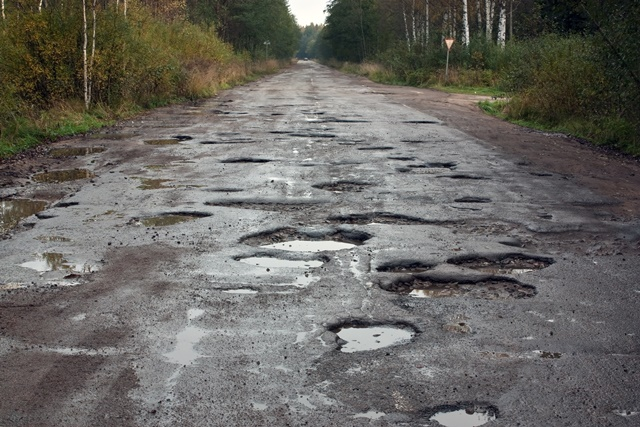
#> input picture images/Potholes-resized-for-blog.jpg, 640 x 427 px; its folder holds only this picture in this run
$ jupyter execute main.ipynb   (shell and % lines are left out)
#> lines starting #> are read from the running program, lines starting #| are printed output that depends on the picture; after the words box and inside, x2 and y2 are one past the last pixel; in counts of white or black regions, pixels touching at a corner belong together
[cell 1]
import os
from pathlib import Path

import cv2
import numpy as np

INPUT_DIR = Path("images")
OUTPUT_DIR = Path("images_processed")
IMG_SIZE = (224, 224)

IMAGE_EXTS = {".png"}

# CLAHE – poprawa lokalnego kontrastu
clahe = cv2.createCLAHE(clipLimit=2.0, tileGridSize=(8, 8))

def base_preprocess(img_bgr: np.ndarray) -> np.ndarray:
    # ujednolicenie rozmiaru
    img = cv2.resize(img_bgr, IMG_SIZE)

    # odszumianie
    img = cv2.bilateralFilter(img, d=7, sigmaColor=75, sigmaSpace=75)

    # CLAHE w przestrzeni LAB
    lab = cv2.cvtColor(img, cv2.COLOR_BGR2LAB)
    l, a, b = cv2.split(lab)
    l_eq = clahe.apply(l)
    lab_eq = cv2.merge((l_eq, a, b))
    img = cv2.cvtColor(lab_eq, cv2.COLOR_LAB2BGR)

    # wyostrzenie
    sharpen_kernel = np.array(
        [[0, -1, 0],
         [-1, 5, -1],
         [0, -1, 0]], dtype=np.float32
    )
    img = cv2.filter2D(img, -1, sharpen_kernel)

    # konwersja do skali szarości
    img = cv2.cvtColor(img, cv2.COLOR_BGR2GRAY)


    return img

def list_images(input_dir: Path):
    paths = []
    for root, _, files in os.walk(input_dir):
        for f in files:
            ext = Path(f).suffix.lower()
            if ext in IMAGE_EXTS:
                paths.append(Path(root) / f)
    return paths

def main():
    image_paths = list_images(INPUT_DIR)
    if not image_paths:
        print(f"Brak obrazów w: {INPUT_DIR.resolve()}")
        return

    print(f"Znaleziono {len(image_paths)} obrazów.")

    for img_path in image_paths:
        rel_path = img_path.relative_to(INPUT_DIR)
        out_path = OUTPUT_DIR / rel_path

        out_path.parent.mkdir(parents=True, exist_ok=True)

        img_bgr = cv2.imread(str(img_path))
        if img_bgr is None:
            print(f"[WARN] Nie można wczytać: {img_path}")
            continue

        processed = base_preprocess(img_bgr)

        out_path = out_path.with_suffix(".png")
        cv2.imwrite(str(out_path), processed, [cv2.IMWRITE_JPEG_QUALITY, 95])

    print(f"Gotowe. Obróbka zapisana w: {OUTPUT_DIR.resolve()}")


if __name__ == "__main__":
    main()

[cell 2]
import os
from pathlib import Path
import cv2
import numpy as np

INPUT_DIR = Path("images")
OUTPUT_DIR = Path("images_processed")
IMG_SIZE = (640, 480)

IMAGE_EXTS = {".png", ".jpg", ".jpeg"}

def process_image_edges(img_bgr: np.ndarray):
    #  resize do spójnego rozmiaru IMG_SIZE
    img = cv2.resize(img_bgr, IMG_SIZE)
    # img = img_bgr
    h, w = img.shape[:2] # wymiary po resize

    # konwersja na szarość
    gray = cv2.cvtColor(img, cv2.COLOR_BGR2GRAY)

    # CLAHE kontrast
    # clahe = cv2.createCLAHE(clipLimit=2.0, tileGridSize=(2,2))
    # gray = clahe.apply(gray)

    # korrekcja gamma


    # rozmycie (gaussian blur)
    # blurred = cv2.GaussianBlur(gray, (7, 7), 0)
    blurred = cv2.GaussianBlur(gray, (9, 9), 0)
    # Bilateral Filter ostre krawedzi
    # blurred = cv2.bilateralFilter(gray, 9, 75, 75)

    # dynamiczne progi Canny
    # mediana jasności obrazu
    v = np.median(blurred)
    sigma = 0.33
    # wyliczenie dolnego i górnego progu
    lower = int(max(0, (1.0 - sigma) * v))
    upper = int(min(255, (1.0 + sigma) * v))

    # detekcja krawędzi z dynamicznymi progami
    edges = cv2.Canny(blurred, lower, upper)

    # Region of Interest (ROI)
    # zerujemy górne 20% obrazu ucinamy ze zdjecia perspektywę
    roi_limit = int(h * 0.20)
    edges[0:roi_limit, :] = 0

    # operacje morfologiczne
    # dylatacja (pogrubienie) - połączenie przerywanych krawędzi
    kernel_dilate = cv2.getStructuringElement(cv2.MORPH_RECT, (5, 5))
    thick_edges = cv2.dilate(edges, kernel_dilate, iterations=2)

    # zamknięcie - wypełnienie dziur wewnątrz krawędzi
    kernel_close = cv2.getStructuringElement(cv2.MORPH_RECT, (7, 7))
    closed_mask = cv2.morphologyEx(thick_edges, cv2.MORPH_CLOSE, kernel_close)

    return closed_mask, img

def detect_and_draw(binary_mask, original_img):
    output_img = original_img.copy()
    h_img, w_img = binary_mask.shape

    contours, _ = cv2.findContours(binary_mask, cv2.RETR_EXTERNAL, cv2.CHAIN_APPROX_SIMPLE)

    pothole_count = 0
    contours = sorted(contours, key=cv2.contourArea, reverse=True)

    for cnt in contours:
        area = cv2.contourArea(cnt)
        x, y, w, h = cv2.boundingRect(cnt)

        # ignorowanie obiektów na krawędzi zdjęcia
        if x <= 1 or y + h >= h_img - 1 or x + w >= w_img - 1:
            continue

        if area < 800:
            continue

        # aspect ratio (proporcje)
        aspect_ratio = float(w)/h
        # usuwamy pionowe kreski i bardzo płaskie obiekty
        if aspect_ratio < 0.3 or aspect_ratio > 4.0:
            continue

        # solidity (zwartość)
        hull = cv2.convexHull(cnt)
        hull_area = cv2.contourArea(hull)
        if hull_area == 0: continue
        solidity = float(area)/hull_area

        # bardziej nie regularne obiekty (dziury)
        if solidity < 0.45:
            continue

        # rysowanie
        cv2.rectangle(output_img, (x, y), (x+w, y+h), (0, 0, 255), 2)
        cv2.putText(output_img, f"Dziura ({int(area)})", (x, y-5), cv2.FONT_HERSHEY_SIMPLEX, 0.5, (0, 0, 255), 1)

        pothole_count += 1

    return output_img, pothole_count
def list_images(input_dir: Path):
    paths = []
    for root, _, files in os.walk(input_dir):
        for f in files:
            ext = Path(f).suffix.lower()
            if ext in IMAGE_EXTS:
                paths.append(Path(root) / f)
    return paths

def main():
    image_paths = list_images(INPUT_DIR)
    if not image_paths:
        print(f"Brak obrazów w: {INPUT_DIR.resolve()}")
        return

    print(f"Znaleziono {len(image_paths)} obrazów.")

    for img_path in image_paths:
        rel_path = img_path.relative_to(INPUT_DIR)
        out_path_base = OUTPUT_DIR / rel_path.stem

        OUTPUT_DIR.mkdir(parents=True, exist_ok=True)

        img_bgr = cv2.imread(str(img_path))
#> img_bgr is the input picture: shape (427, 640, 3); mean B, G, R 98.2, 102.8, 104.6
        if img_bgr is None:
            continue

        # preprocessing (Edges)
        mask, resized_original = process_image_edges(img_bgr)
#> in process_image_edges, `img = cv2.resize(img_bgr, IMG_SIZE)`:
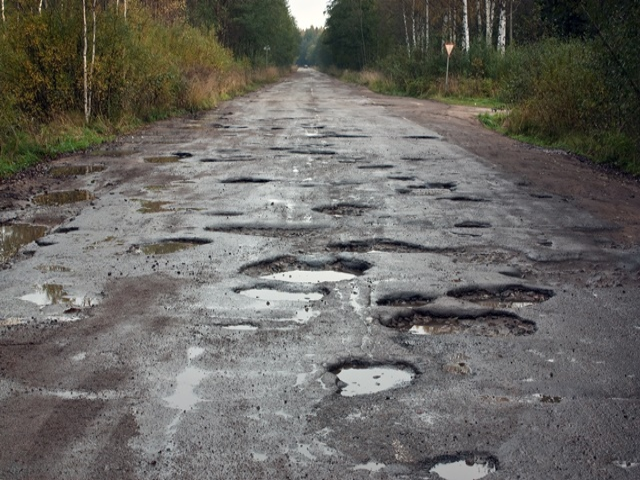
#> img: shape (480, 640, 3); mean B, G, R 98, 102.7, 104.5
#> in process_image_edges, `gray = cv2.cvtColor(img, cv2.COLOR_BGR2GRAY)`:
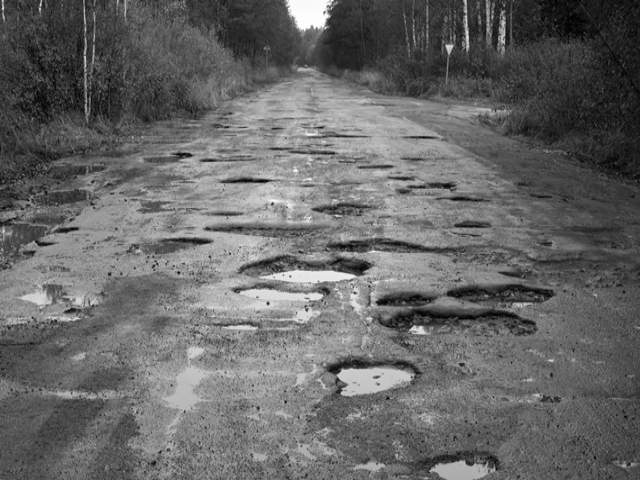
#> gray: shape (480, 640); min 0, max 255, mean 102.7
#> in process_image_edges, `blurred = cv2.GaussianBlur(gray, (9, 9), 0)`:
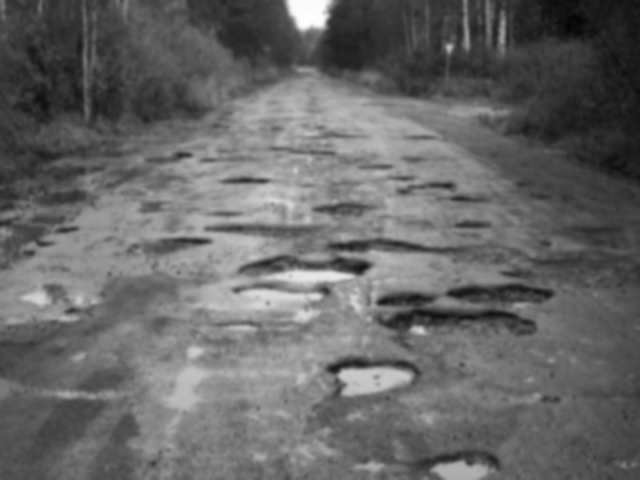
#> blurred: shape (480, 640); min 6, max 254, mean 102.7
#> in process_image_edges, `v = np.median(blurred)`: v = 100
#> in process_image_edges, `lower = int(max(0, (1.0 - sigma) * v))`: lower = 67
#> in process_image_edges, `upper = int(min(255, (1.0 + sigma) * v))`: upper = 133
#> in process_image_edges, `edges = cv2.Canny(blurred, lower, upper)`:
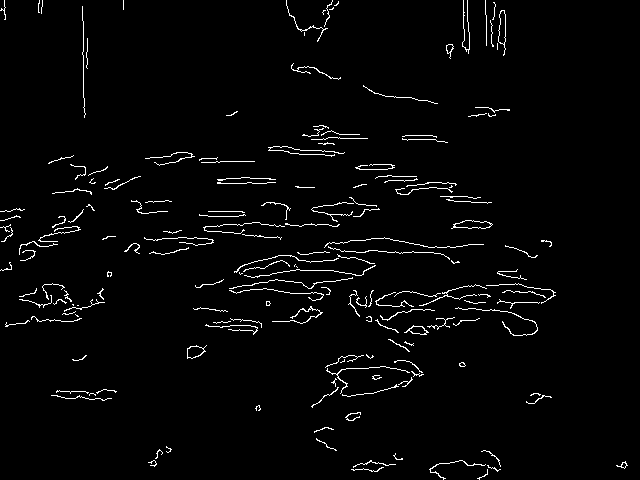
#> edges: shape (480, 640); 2.5% white in thin lines or dots
#> in process_image_edges, `edges[0:roi_limit, :] = 0`:
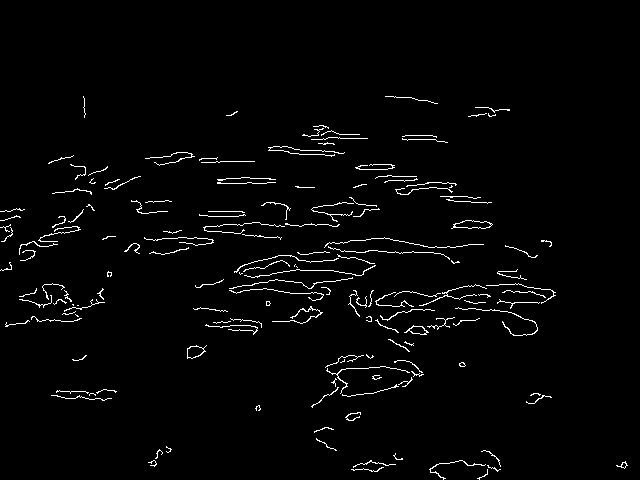
#> edges: shape (480, 640); 2.3% white in thin lines or dots, all inside (x1, y1, x2, y2) = (0, 96, 628, 480)
#> in process_image_edges, `thick_edges = cv2.dilate(edges, kernel_dilate, iterations=2)`:
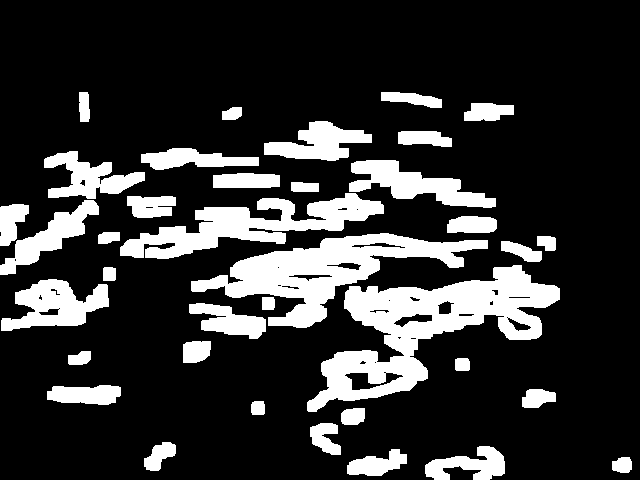
#> thick_edges: shape (480, 640); 19.9% white; 37 white regions, largest, box (x1, y1, x2, y2) and area: (307, 265, 560, 412) 13378, (191, 233, 488, 328) 9804, (120, 193, 384, 259) 6818
#> in process_image_edges, `closed_mask = cv2.morphologyEx(thick_edges, cv2.MORPH_CLOSE, kernel_cl..`:
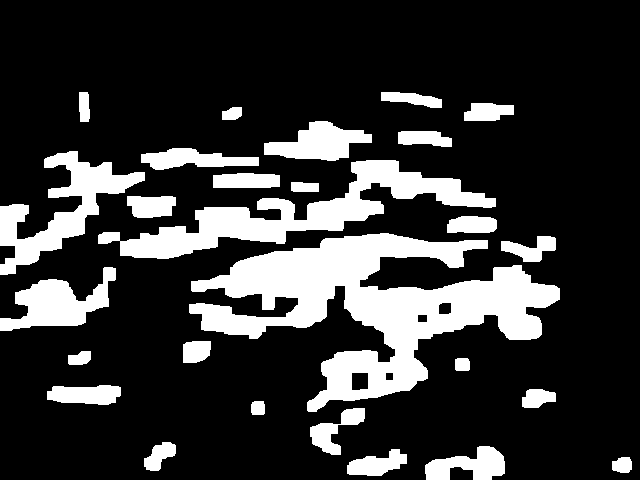
#> closed_mask: shape (480, 640); 20.8% white; 27 white regions

        # detekcja
        final_result, count = detect_and_draw(mask, resized_original)
#> in detect_and_draw, `contours, _ = cv2.findContours(binary_mask, cv2.RETR_EXTERNAL, cv2.CHA..`: contours = 27 contours; largest, box (x1, y1, x2, y2) and area: (189, 233, 560, 412) 26004, (98, 160, 496, 259) 10094, (0, 151, 145, 275) 5351, (0, 267, 116, 331) 3306, (264, 121, 372, 161) 2338
#> the loop in detect_and_draw, `for cnt in contours:` made 27 passes
#> (area, x, y, w, h) on passes 3, 4, 6, 13, 14, 15, 16, 17, 18, 19, 20, 21: (5351, 0, 151, 145, 124), (3306.5, 0, 267, 116, 64), (1550.5, 425, 446, 80, 34), (707, 501, 236, 55, 26), (695.5, 447, 216, 50, 17), (650, 464, 103, 50, 18), (619.5, 398, 131, 54, 16), (538, 381, 92, 61, 16), (501.5, 183, 341, 28, 22), (497.5, 144, 442, 32, 29), (446, 522, 389, 34, 19), (260, 79, 92, 11, 30)
#> (area, x, y, w, h, aspect_ratio, hull_area, solidity) on passes 1, 5, 8, 9, 10, 12: (26004, 189, 233, 371, 179, 2.07, 45361, 0.573), (2338, 264, 121, 108, 40, 2.7, 2988, 0.782), (1099, 47, 385, 74, 20, 3.7, 1215.5, 0.904), (953, 310, 408, 55, 47, 1.17, 1590, 0.599), (903, 347, 449, 60, 27, 2.22, 1094, 0.825), (842, 127, 196, 49, 22, 2.23, 914.5, 0.921)
#> after the loop in detect_and_draw, `for cnt in contours:`:
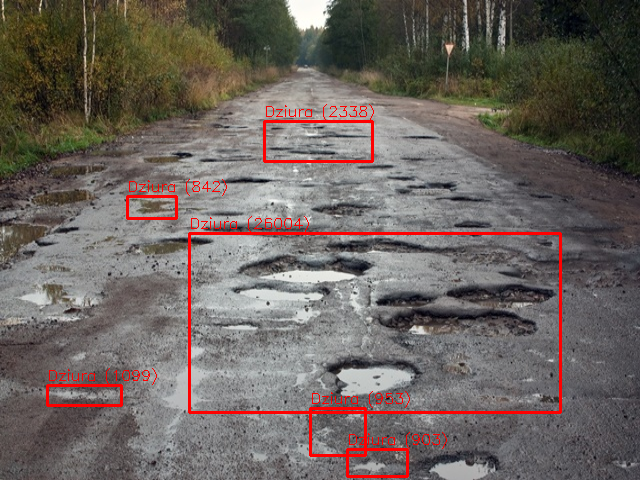
#> output_img: shape (480, 640, 3); 2.52% of pixels changed, all inside (x1, y1, x2, y2) = (46, 104, 562, 478)
#> after the loop in detect_and_draw, `for cnt in contours:`: pothole_count = 6
#> count = 6

        cv2.imwrite(f"{out_path_base}_edges.png", mask)
        cv2.imwrite(f"{out_path_base}_result.png", final_result)

        print(f"Przetworzono: {img_path.name} -> Wykryto: {count}")
#| Przetworzono: Potholes-resized-for-blog.jpg -> Wykryto: 6

    print(f"Gotowe. Sprawdź folder: {OUTPUT_DIR.resolve()}")

if __name__ == "__main__":
    main()

ZOBACZYC PRZYKLADY W WYKLADZIE I KOMBINOWAC

WIECEJ ZDJEC

[cell 3]
import matplotlib.pyplot as plt

image_paths = list_images(INPUT_DIR)

print(f"Znaleziono {len(image_paths)} obrazów.")

for img_path in image_paths:
    img_bgr = cv2.imread(str(img_path))
    if img_bgr is None:
        continue

    mask, resized_original = process_image_edges(img_bgr)
    final_result, count = detect_and_draw(mask, resized_original)
#> the loop in detect_and_draw (call 2), `for cnt in contours:` made 27 passes
#> count = 6

    print(f"Przetworzono: {img_path.name} -> Wykryto: {count}")
#| Przetworzono: Potholes-resized-for-blog.jpg -> Wykryto: 6

    plt.figure(figsize=(10, 5))

    plt.subplot(1, 2, 1)
    plt.imshow(mask, cmap='gray')
    plt.title("Maska (Edges)")
    plt.axis('off')

    plt.subplot(1, 2, 2)
    plt.imshow(cv2.cvtColor(final_result, cv2.COLOR_BGR2RGB))
    plt.title("Wynik Detekcji")
    plt.axis('off')
    plt.show()
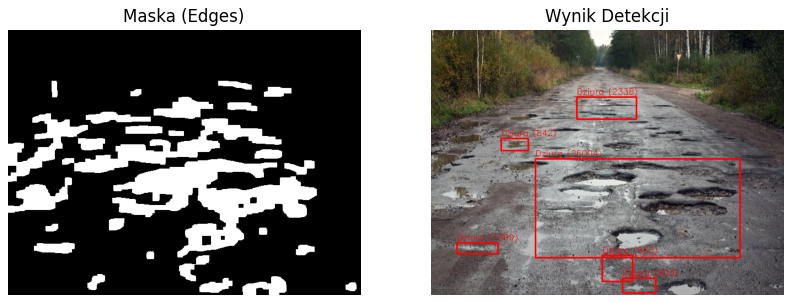
#> figure drawn by matplotlib, 2 panels

$ run again, on images/potholes-4.png
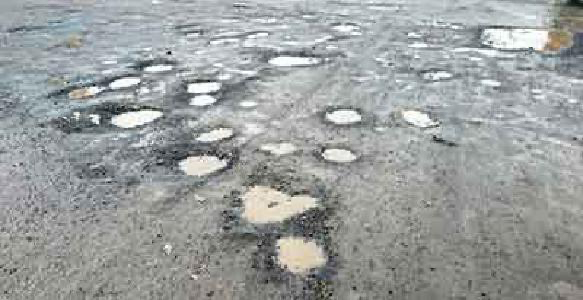
#> input picture images/potholes-4.png, 583 x 300 px
#> in main, img_bgr is the input picture: shape (300, 583, 3); mean B, G, R 158.4, 159.2, 155.6
#> lab: shape (224, 224, 3); mean of channels 0, 1, 2 166.1, 126.6, 128
#> lab_eq: shape (224, 224, 3); mean of channels 0, 1, 2 157.4, 126.6, 128
#> v = 158
#> lower = 105
#> upper = 210
#> thick_edges: shape (480, 640); 6.6% white; 22 white regions, largest, box (x1, y1, x2, y2) and area: (59, 119, 169, 160) 2444, (116, 163, 184, 209) 1835, (201, 122, 248, 174) 1819
#> closed_mask: shape (480, 640); 6.8% white; 19 white regions
#> contours = 19 contours; largest, box (x1, y1, x2, y2) and area: (59, 92, 195, 160) 3264, (77, 163, 184, 209) 2958, (190, 241, 257, 288) 2126, (201, 122, 248, 174) 1917, (272, 292, 357, 362) 1652
#> the loop in detect_and_draw, `for cnt in contours:` made 19 passes
#> (area, x, y, w, h) on passes 10 to 17: (699.5, 460, 110, 43, 21), (669.5, 255, 92, 46, 46), (499, 522, 123, 32, 21), (403, 298, 374, 21, 31), (331, 280, 231, 29, 21), (328, 307, 418, 22, 26), (269, 141, 226, 26, 14), (222.5, 239, 358, 18, 17)
#> after the loop in detect_and_draw, `for cnt in contours:`:
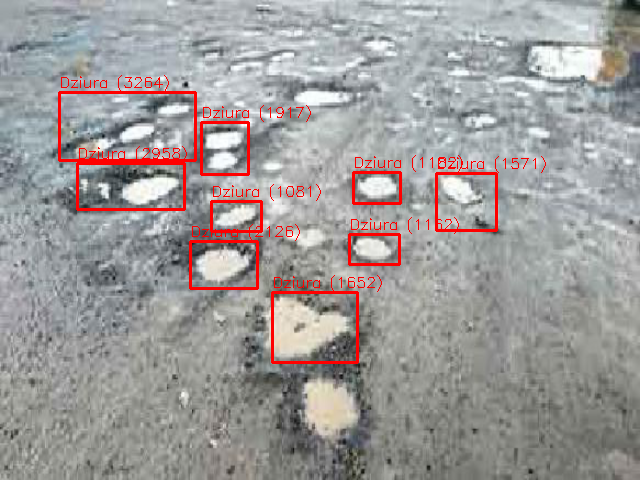
#> output_img: shape (480, 640, 3); mean B, G, R 154.1, 154.9, 158.4
#> after the loop in detect_and_draw, `for cnt in contours:`: pothole_count = 9
#| Przetworzono: potholes-4.png -> Wykryto: 9
#> the loop in detect_and_draw (call 2), `for cnt in contours:` made 19 passes
#| Przetworzono: potholes-4.png -> Wykryto: 9
#> `plt.show()`:
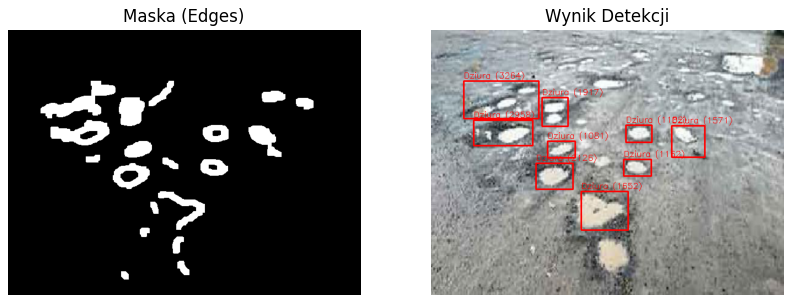
#> figure drawn by matplotlib, 2 panels

$ run again, on images/potholes-5.png
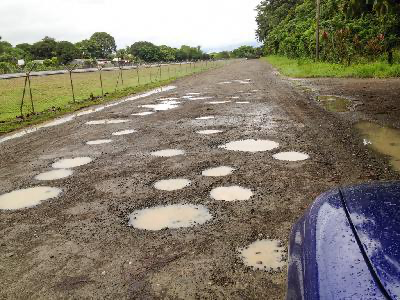
#> input picture images/potholes-5.png, 400 x 300 px
#> in main, img_bgr is the input picture: shape (300, 400, 3); mean B, G, R 109.7, 125.5, 132.9
#> lab: shape (224, 224, 3); mean of channels 0, 1, 2 133.2, 128.6, 137.8
#> lab_eq: shape (224, 224, 3); mean of channels 0, 1, 2 142.2, 128.6, 137.8
#> v = 115
#> lower = 77
#> upper = 152
#> in process_image_edges, `edges[0:roi_limit, :] = 0`:
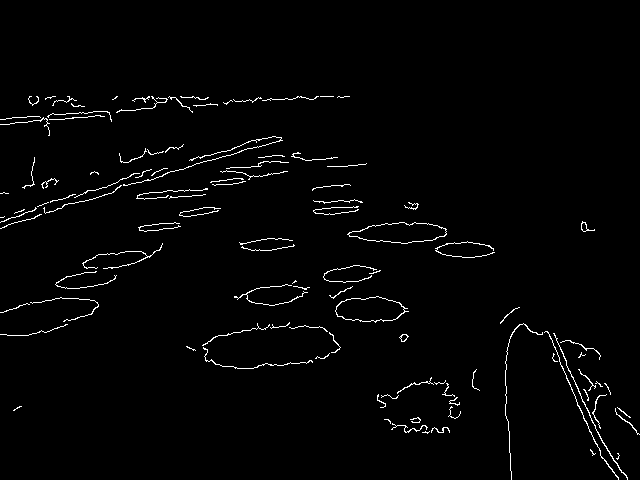
#> edges: shape (480, 640); 1.9% white in thin lines or dots, all inside (x1, y1, x2, y2) = (0, 96, 640, 480)
#> thick_edges: shape (480, 640); 16.8% white; 25 white regions, largest, box (x1, y1, x2, y2) and area: (0, 132, 371, 233) 9575, (501, 319, 632, 480) 6891, (0, 92, 354, 140) 6094
#> closed_mask: shape (480, 640); 17.8% white; 11 white regions
#> contours = 11 contours; largest, box (x1, y1, x2, y2) and area: (0, 132, 371, 340) 19554, (182, 261, 413, 373) 12188, (496, 303, 640, 480) 7698, (0, 92, 354, 140) 6108, (373, 373, 465, 438) 4376
#> the loop in detect_and_draw, `for cnt in contours:` made 11 passes
#> (area, x, y, w, h) on passes 1, 3, 4, 9, 10, 11: (19554.5, 0, 132, 371, 208), (7697.5, 496, 303, 144, 177), (6108.5, 0, 92, 354, 48), (322.5, 468, 365, 16, 30), (297.5, 577, 217, 22, 19), (163, 9, 402, 17, 13)
#> after the loop in detect_and_draw, `for cnt in contours:`: pothole_count = 5
#| Przetworzono: potholes-5.png -> Wykryto: 5
#> the loop in detect_and_draw (call 2), `for cnt in contours:` made 11 passes
#| Przetworzono: potholes-5.png -> Wykryto: 5
#> `plt.show()`:
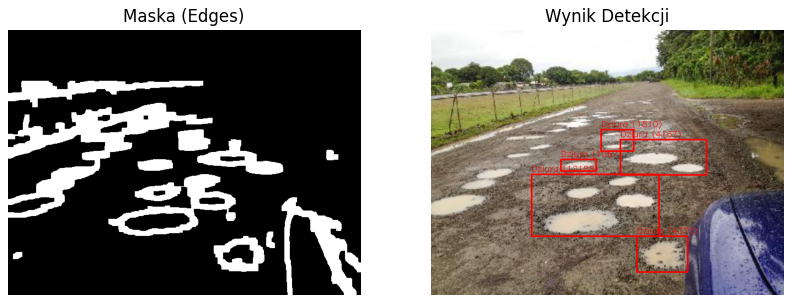
#> figure drawn by matplotlib, 2 panels
